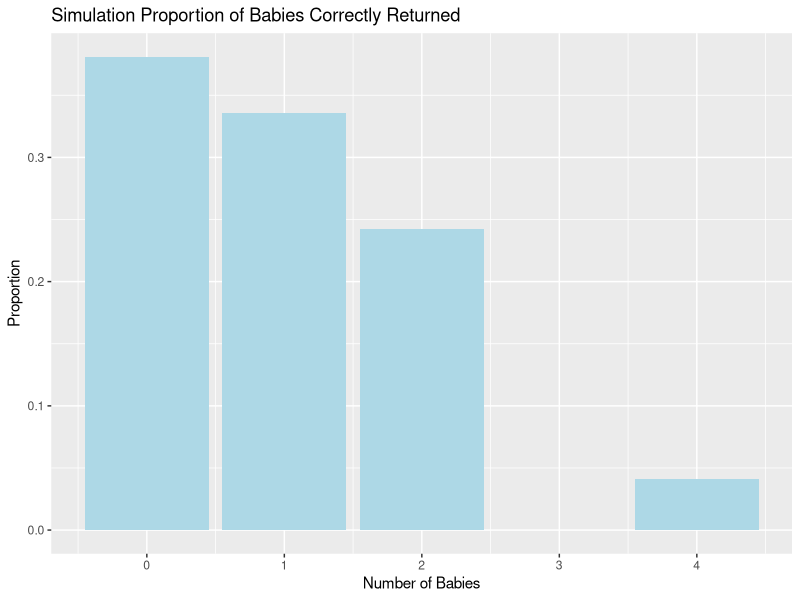

Write the R code that produced this figure. (Note: this script raises an error after producing the figure.)
## ---- chunk 1
library(tidyverse)
library(broom)
library(knitr)
library(purrr)
## ---- chunk 2
#| label: function-for-random-babies
#https://chatgpt.com/share/683897d2-6b64-8009-a060-621336f8504c

randomBabies <- function(n_babies){
  babies <- 1 : n_babies
  shuffled <- sample(babies)
  return(sum(babies == shuffled))
}
## ---- chunk 3
#| label: full-simulation-for-random-babies

results <- map_int(.x = 1:10000,
                   .f = ~ randomBabies(4)
                  )

mean(results)
## ---- chunk 4
#| label: table-for-random-babies

# Q2 code, https://chatgpt.com/share/683897d2-6b64-8009-a060-621336f8504c
prop_data <- enframe(results, name = "sim", value = "num") |> 
  group_by(num) |>
  count() |>
  ungroup() |>
  mutate(prop = n / sum(n)) 
## ---- chunk 5
#| label: visualization-for-random-babies

# Q3 code, https://stackoverflow.com/questions/19389888/ggplot-barplot-does-not-accept-y-value

prop_data |>
  ggplot(aes(x = num)) +
  geom_bar(aes(y = prop), stat = "identity", fill = "lightblue") +
  labs(title = "Simulation Proportion of Babies Correctly Returned", x = "Number of Babies", y = "Proportion")
## ---- chunk 6
#| label: data-generation

# define slope and intercept parameters, https://chatgpt.com/share/683897d2-6b64-8009-a060-621336f8504c
intercept = 2
slope = 1

# generate x vector
x = runif(100, min = 0, max = 1)


# generate noise `ep` vector
ep = rnorm(100, mean = 0, sd = 1)


# generate outcome from population model
y = intercept + x * slope + ep


# create an "observed data" dataframe with only the x and y vectors
observed_data = data.frame(x = x, y = y)

## ---- chunk 7
#| label: test-linear-model

# Q5 code, https://broom.tidymodels.org/reference/tidy.lm.html

lm_data <- lm(y ~ x, data = observed_data)
lm_data_tidy <- broom::tidy(lm_data, conf.int = TRUE, conf.level = 0.95) 
lm_data_tidy |> kable()

## ---- chunk 8
#| label: check-coverage

# Q6 code, https://chatgpt.com/share/683897d2-6b64-8009-a060-621336f8504c
lm_data_tidy <- lm_data_tidy |>
  filter(term == "x") |>
  mutate(cover = ifelse(conf.low <= 1 & conf.high >= 1, 1, 0))
## ---- chunk 9
#| label: ci-sim-function

# Q7 code
mycifun <- function(beta0, beta1, n){
  intercept <- beta0
  slope <- beta1
  ep <- rnorm(n, mean = 0, sd = 1)
  x <- runif(n, min = 0, max = 1)
  y <- intercept + (x * slope) + ep
  observed_data <- data.frame(x = x, y = y)
  lm_data <- lm(y ~ x, data = observed_data)
  lm_data_tidy <- broom::tidy(lm_data, conf.int = TRUE, conf.level = 0.95) 
  lm_data_tidy <- lm_data_tidy |>
    filter(term == "x") |>
    mutate(cover = ifelse(conf.low <= slope & conf.high >= slope, 1, 0)) |>
    select(estimate, conf.low, conf.high, cover)
  return(lm_data_tidy)
}
## ---- chunk 10
#| label: small-test-ci-fun

mycifun(beta0 = 1, beta1 = 2, n = 1000) |> kable()
## ---- chunk 11
#| label: run-ci-sim


ci_dat <- map_dfr(.x = 1:1000,
                  .f = 
                    )
## ---- chunk 12
#| label: sim-cov


## ---- chunk 13
#| label: cov-plot

# Q9 code
